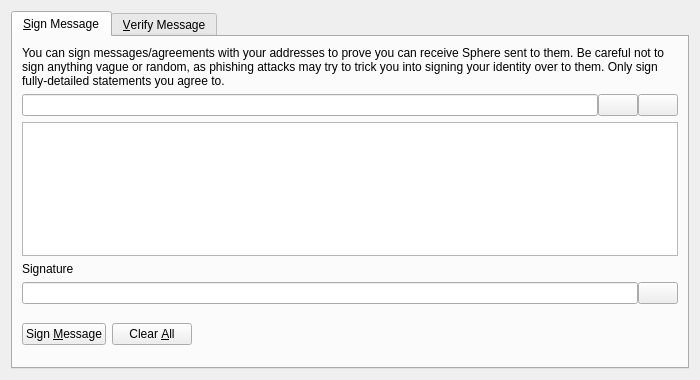
<?xml version="1.0" encoding="UTF-8"?>
<ui version="4.0">
 <class>SignVerifyMessageDialog</class>
 <widget class="QDialog" name="SignVerifyMessageDialog">
  <property name="geometry">
   <rect>
    <x>0</x>
    <y>0</y>
    <width>700</width>
    <height>380</height>
   </rect>
  </property>
  <property name="windowTitle">
   <string>Signatures - Sign / Verify a Message</string>
  </property>
  <property name="modal">
   <bool>true</bool>
  </property>
  <layout class="QVBoxLayout" name="verticalLayout">
   <item>
    <widget class="QTabWidget" name="tabWidget">
     <property name="currentIndex">
      <number>0</number>
     </property>
     <widget class="QWidget" name="tabSignMessage">
      <attribute name="title">
       <string>&amp;Sign Message</string>
      </attribute>
      <layout class="QVBoxLayout" name="verticalLayout_SM">
       <item>
        <widget class="QLabel" name="infoLabel_SM">
         <property name="text">
          <string>You can sign messages/agreements with your addresses to prove you can receive Sphere sent to them. Be careful not to sign anything vague or random, as phishing attacks may try to trick you into signing your identity over to them. Only sign fully-detailed statements you agree to.</string>
         </property>
         <property name="textFormat">
          <enum>Qt::PlainText</enum>
         </property>
         <property name="wordWrap">
          <bool>true</bool>
         </property>
        </widget>
       </item>
       <item>
        <layout class="QHBoxLayout" name="horizontalLayout_1_SM">
         <property name="spacing">
          <number>0</number>
         </property>
         <item>
          <widget class="QValidatedLineEdit" name="addressIn_SM">
           <property name="toolTip">
            <string>The Sphere address to sign the message with</string>
           </property>
          </widget>
         </item>
         <item>
          <widget class="QPushButton" name="addressBookButton_SM">
           <property name="toolTip">
            <string>Choose previously used address</string>
           </property>
           <property name="text">
            <string/>
           </property>
           <property name="shortcut">
            <string>Alt+A</string>
           </property>
           <property name="autoDefault">
            <bool>false</bool>
           </property>
          </widget>
         </item>
         <item>
          <widget class="QPushButton" name="pasteButton_SM">
           <property name="toolTip">
            <string>Paste address from clipboard</string>
           </property>
           <property name="text">
            <string/>
           </property>
           <property name="shortcut">
            <string>Alt+P</string>
           </property>
           <property name="autoDefault">
            <bool>false</bool>
           </property>
          </widget>
         </item>
        </layout>
       </item>
       <item>
        <widget class="QPlainTextEdit" name="messageIn_SM">
         <property name="toolTip">
          <string>Enter the message you want to sign here</string>
         </property>
        </widget>
       </item>
       <item>
        <widget class="QLabel" name="signatureLabel_SM">
         <property name="text">
          <string>Signature</string>
         </property>
         <property name="textFormat">
          <enum>Qt::PlainText</enum>
         </property>
        </widget>
       </item>
       <item>
        <layout class="QHBoxLayout" name="horizontalLayout_2_SM">
         <property name="spacing">
          <number>0</number>
         </property>
         <item>
          <widget class="QLineEdit" name="signatureOut_SM">
           <property name="font">
            <font>
             <italic>true</italic>
            </font>
           </property>
           <property name="readOnly">
            <bool>true</bool>
           </property>
          </widget>
         </item>
         <item>
          <widget class="QPushButton" name="copySignatureButton_SM">
           <property name="toolTip">
            <string>Copy the current signature to the system clipboard</string>
           </property>
           <property name="text">
            <string/>
           </property>
           <property name="autoDefault">
            <bool>false</bool>
           </property>
          </widget>
         </item>
        </layout>
       </item>
       <item>
        <layout class="QHBoxLayout" name="horizontalLayout_3_SM">
         <item>
          <widget class="QPushButton" name="signMessageButton_SM">
           <property name="toolTip">
            <string>Sign the message to prove you own this Sphere address</string>
           </property>
           <property name="text">
            <string>Sign &amp;Message</string>
           </property>
           <property name="autoDefault">
            <bool>false</bool>
           </property>
          </widget>
         </item>
         <item>
          <widget class="QPushButton" name="clearButton_SM">
           <property name="toolTip">
            <string>Reset all sign message fields</string>
           </property>
           <property name="text">
            <string>Clear &amp;All</string>
           </property>
           <property name="autoDefault">
            <bool>false</bool>
           </property>
          </widget>
         </item>
         <item>
          <spacer name="horizontalSpacer_1_SM">
           <property name="orientation">
            <enum>Qt::Horizontal</enum>
           </property>
           <property name="sizeHint" stdset="0">
            <size>
             <width>40</width>
             <height>48</height>
            </size>
           </property>
          </spacer>
         </item>
         <item>
          <widget class="QLabel" name="statusLabel_SM">
           <property name="font">
            <font>
             <weight>75</weight>
             <bold>true</bold>
            </font>
           </property>
           <property name="text">
            <string/>
           </property>
           <property name="wordWrap">
            <bool>true</bool>
           </property>
          </widget>
         </item>
         <item>
          <spacer name="horizontalSpacer_2_SM">
           <property name="orientation">
            <enum>Qt::Horizontal</enum>
           </property>
           <property name="sizeHint" stdset="0">
            <size>
             <width>40</width>
             <height>48</height>
            </size>
           </property>
          </spacer>
         </item>
        </layout>
       </item>
      </layout>
     </widget>
     <widget class="QWidget" name="tabVerifyMessage">
      <attribute name="title">
       <string>&amp;Verify Message</string>
      </attribute>
      <layout class="QVBoxLayout" name="verticalLayout_VM">
       <item>
        <widget class="QLabel" name="infoLabel_VM">
         <property name="text">
          <string>Enter the receiver's address, message (ensure you copy line breaks, spaces, tabs, etc. exactly) and signature below to verify the message. Be careful not to read more into the signature than what is in the signed message itself, to avoid being tricked by a man-in-the-middle attack. Note that this only proves the signing party receives with the address, it cannot prove sendership of any transaction!</string>
         </property>
         <property name="textFormat">
          <enum>Qt::PlainText</enum>
         </property>
         <property name="alignment">
          <set>Qt::AlignLeading|Qt::AlignLeft|Qt::AlignTop</set>
         </property>
         <property name="wordWrap">
          <bool>true</bool>
         </property>
        </widget>
       </item>
       <item>
        <layout class="QHBoxLayout" name="horizontalLayout_1_VM">
         <property name="spacing">
          <number>0</number>
         </property>
         <item>
          <widget class="QValidatedLineEdit" name="addressIn_VM">
           <property name="toolTip">
            <string>The Sphere address the message was signed with</string>
           </property>
          </widget>
         </item>
         <item>
          <widget class="QPushButton" name="addressBookButton_VM">
           <property name="toolTip">
            <string>Choose previously used address</string>
           </property>
           <property name="text">
            <string/>
           </property>
           <property name="shortcut">
            <string>Alt+A</string>
           </property>
           <property name="autoDefault">
            <bool>false</bool>
           </property>
          </widget>
         </item>
        </layout>
       </item>
       <item>
        <widget class="QPlainTextEdit" name="messageIn_VM"/>
       </item>
       <item>
        <widget class="QValidatedLineEdit" name="signatureIn_VM"/>
       </item>
       <item>
        <layout class="QHBoxLayout" name="horizontalLayout_2_VM">
         <item>
          <widget class="QPushButton" name="verifyMessageButton_VM">
           <property name="toolTip">
            <string>Verify the message to ensure it was signed with the specified Sphere address</string>
           </property>
           <property name="text">
            <string>Verify &amp;Message</string>
           </property>
           <property name="autoDefault">
            <bool>false</bool>
           </property>
          </widget>
         </item>
         <item>
          <widget class="QPushButton" name="clearButton_VM">
           <property name="toolTip">
            <string>Reset all verify message fields</string>
           </property>
           <property name="text">
            <string>Clear &amp;All</string>
           </property>
           <property name="autoDefault">
            <bool>false</bool>
           </property>
          </widget>
         </item>
         <item>
          <spacer name="horizontalSpacer_1_VM">
           <property name="orientation">
            <enum>Qt::Horizontal</enum>
           </property>
           <property name="sizeHint" stdset="0">
            <size>
             <width>40</width>
             <height>48</height>
            </size>
           </property>
          </spacer>
         </item>
         <item>
          <widget class="QLabel" name="statusLabel_VM">
           <property name="font">
            <font>
             <weight>75</weight>
             <bold>true</bold>
            </font>
           </property>
           <property name="text">
            <string/>
           </property>
           <property name="wordWrap">
            <bool>true</bool>
           </property>
          </widget>
         </item>
         <item>
          <spacer name="horizontalSpacer_2_VM">
           <property name="orientation">
            <enum>Qt::Horizontal</enum>
           </property>
           <property name="sizeHint" stdset="0">
            <size>
             <width>40</width>
             <height>48</height>
            </size>
           </property>
          </spacer>
         </item>
        </layout>
       </item>
      </layout>
     </widget>
    </widget>
   </item>
  </layout>
 </widget>
 <customwidgets>
  <customwidget>
   <class>QValidatedLineEdit</class>
   <extends>QLineEdit</extends>
   <header>qvalidatedlineedit.h</header>
  </customwidget>
 </customwidgets>
 <resources>
  <include location="../sphere.qrc"/>
 </resources>
 <connections/>
</ui>
